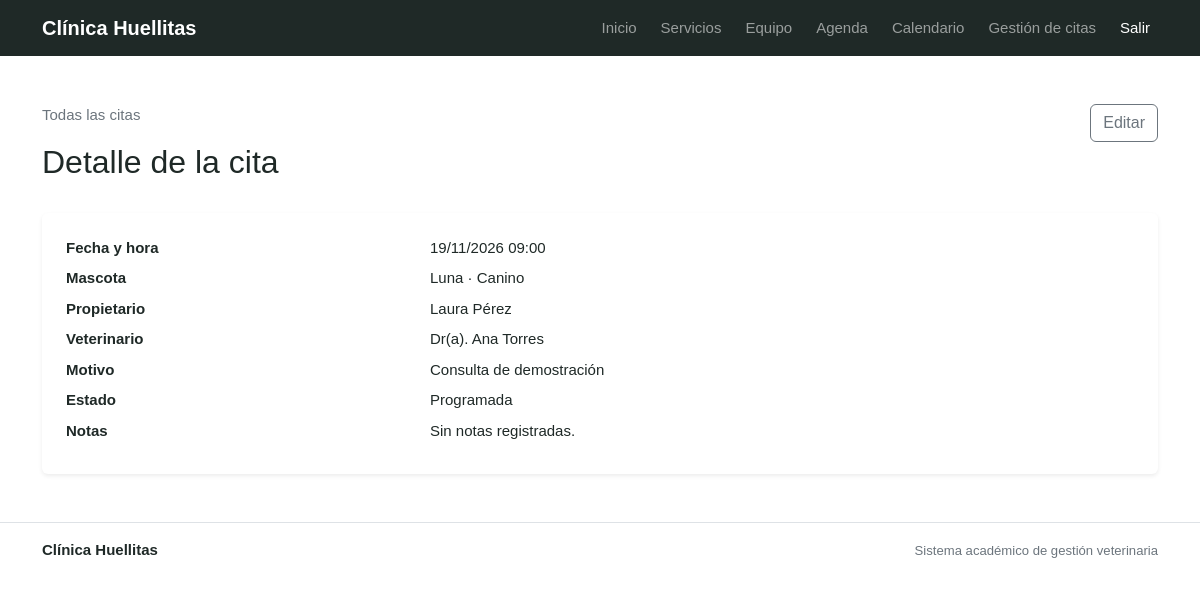
The page /citas/1/ (signed in) on the database its author committed.
### apps/citas/models.py (models this page shows, shortened)
class Cita(models.Model):
    class Estado(models.TextChoices):
        PROGRAMADA = 'PROGRAMADA', 'Programada'
        ATENDIDA = 'ATENDIDA', 'Atendida'
        CANCELADA = 'CANCELADA', 'Cancelada'
    cita_id = models.BigAutoField(
        primary_key=True,
        db_column='pk_cita_id',
    )
    mascota = models.ForeignKey(
        'mascotas.Mascota',
        on_delete=models.PROTECT,
        related_name='citas',
        db_column='fk_mascota_id',
    )
    veterinario = models.ForeignKey(
        'veterinarios.Veterinario',
        on_delete=models.PROTECT,
        related_name='citas',
        db_column='fk_veterinario_id',
    )
    fecha_hora = models.DateTimeField()
    motivo = models.CharField(max_length=180)
    estado = models.CharField(
        max_length=12,
        choices=Estado.choices,
        default=Estado.PROGRAMADA,
    )
    notas = models.TextField(blank=True)
    class Meta:
        db_table = 'tbl_cita'
        ordering = ['-fecha_hora']
        verbose_name = 'cita'
        verbose_name_plural = 'citas'

### apps/mascotas/models.py (models this page shows, shortened)
class Mascota(models.Model):
    mascota_id = models.BigAutoField(primary_key=True, db_column='pk_mascota_id')
    propietario = models.ForeignKey('propietarios_core.Propietario', on_delete=models.PROTECT, related_name='mascotas', db_column='fk_propietario_id')
    nombre = models.CharField(max_length=80)
    especie = models.CharField(max_length=40)
    raza = models.CharField(max_length=60, blank=True)
    sexo = models.CharField(max_length=10, choices=[('M', 'Macho'), ('H', 'Hembra')])
    fecha_nacimiento = models.DateField(null=True, blank=True)
    peso_kg = models.DecimalField(max_digits=6, decimal_places=2, null=True, blank=True)
    activo = models.BooleanField(default=True)
    class Meta:
        db_table = 'tbl_mascota'
        ordering = ['nombre']
        verbose_name = 'mascota'
        verbose_name_plural = 'mascotas'

### apps/propietarios_core/models.py (models this page shows, shortened)
class Propietario(models.Model):
    propietario_id = models.BigAutoField(primary_key=True, db_column='pk_propietario_id')
    usuario = models.OneToOneField('auth.User', on_delete=models.SET_NULL, null=True, blank=True, related_name='perfil_propietario', db_column='fk_usuario_id')
    nombres = models.CharField(max_length=80)
    apellidos = models.CharField(max_length=80)
    documento = models.CharField(max_length=20, unique=True)
    telefono = models.CharField(max_length=20)
    correo = models.EmailField(blank=True)
    direccion = models.CharField(max_length=160)
    class Meta:
        db_table = 'tbl_propietario'
        ordering = ['apellidos', 'nombres']
        verbose_name = 'propietario'
        verbose_name_plural = 'propietarios'

### apps/veterinarios/models.py (models this page shows)
class Veterinario(models.Model):
    veterinario_id = models.BigAutoField(primary_key=True, db_column='pk_veterinario_id')
    usuario = models.OneToOneField('auth.User', on_delete=models.SET_NULL, null=True, blank=True, related_name='perfil_veterinario', db_column='fk_usuario_id')
    nombres = models.CharField(max_length=80)
    apellidos = models.CharField(max_length=80)
    documento = models.CharField(max_length=20, unique=True)
    tarjeta_profesional = models.CharField(max_length=40, unique=True)
    telefono = models.CharField(max_length=20)
    correo = models.EmailField(unique=True)
    especialidad = models.CharField(max_length=80)
    activo = models.BooleanField(default=True)
    class Meta:
        db_table = 'tbl_veterinario'
        ordering = ['apellidos', 'nombres']
        verbose_name = 'veterinario'
        verbose_name_plural = 'veterinarios'
    def __str__(self):
        return f'Dr(a). {self.nombres} {self.apellidos}'

### apps/citas/views.py (the view)
# urls.py: path('<int:cita_id>/', views.detalle, name='detalle'),
@login_required
def detalle(request, cita_id):
    requiere_permiso(request, 'citas.view_cita')
    cita = get_object_or_404(
        citas_visibles(request.user),
        cita_id=cita_id,
    )
    return render(request, 'citas/detalle.html', {'cita': cita})

### apps/citas/views.py (called while the page is built)
def citas_visibles(usuario):
    citas = Cita.objects.select_related(
        'mascota', 'mascota__propietario', 'veterinario'
    )
    if not usuario.is_staff and usuario.groups.filter(name='Veterinario').exists():
        citas = citas.filter(veterinario__usuario=usuario)
    return citas

def requiere_permiso(request, permiso):
    if not request.user.is_staff and not request.user.has_perm(permiso):
        raise PermissionDenied

### config/context_processors.py (called while the page is built)
def portal_roles(request):
    user = request.user
    if not user.is_authenticated:
        return {'portal_es_personal': False}
    return {
        'portal_es_personal': user.is_staff or user.is_superuser or user.groups.filter(name__in=['Recepcionista', 'Veterinario']).exists(),
    }

### templates/citas/detalle.html (shortened to what this page needs)
{% extends 'base.html' %}
{% block content %}
<div class="d-flex flex-wrap justify-content-between align-items-start gap-3 mb-4"><div><a class="link-secondary text-decoration-none" href="{% url 'citas:lista' %}"> Todas las citas</a><h1 class="h2 mt-3">Detalle de la cita</h1></div><div class="d-flex gap-2">{% if perms.citas.change_cita %}<a class="btn btn-outline-secondary" href="{% url 'citas:editar' cita.cita_id %}">Editar</a>{% endif %}{% if perms.citas.delete_cita %}<a class="btn btn-outline-danger" href="{% url 'citas:eliminar' cita.cita_id %}">Eliminar</a>{% endif %}</div></div>
<div class="card border-0 shadow-sm"><div class="card-body p-4"><dl class="row mb-0">
  <dt class="col-sm-4">Fecha y hora</dt><dd class="col-sm-8">{{ cita.fecha_hora|date:'d/m/Y H:i' }}</dd>
  <dt class="col-sm-4">Mascota</dt><dd class="col-sm-8">{{ cita.mascota.nombre }} · {{ cita.mascota.especie }}</dd>
  <dt class="col-sm-4">Propietario</dt><dd class="col-sm-8">{{ cita.mascota.propietario.nombres }} {{ cita.mascota.propietario.apellidos }}</dd>
  <dt class="col-sm-4">Veterinario</dt><dd class="col-sm-8">{{ cita.veterinario }}</dd>
  <dt class="col-sm-4">Motivo</dt><dd class="col-sm-8">{{ cita.motivo }}</dd>
  <dt class="col-sm-4">Estado</dt><dd class="col-sm-8">{{ cita.get_estado_display }}</dd>
  <dt class="col-sm-4">Notas</dt><dd class="col-sm-8">{{ cita.notas|default:'Sin notas registradas.'|linebreaksbr }}</dd>
</dl></div></div>
{% endblock %}

### static/site.css (style rules this page uses)
:root { --ink:#1f2927; --muted:#68726e; --green:#c5e377; --green-dark:#a6ca54; --cream:#f8f7f0; --paper:#fffefa; --line:#dfe2d8; --teal:#244840; --lilac:#e8e1f4; --yellow:#f7e7a9; --blue:#dcecf0; --heading:'Manrope',sans-serif; --body:'DM Sans',sans-serif }
* { box-sizing:border-box }
html { scroll-behavior:smooth }
body { margin:0; background:var(--paper); color:var(--ink); font-family:var(--body); font-size:15px; -webkit-font-smoothing:antialiased }
a { color:inherit; text-decoration:none }
body { color: #1f2927; }
:root { --clinic-dark: #1f2927; --clinic-green: #c5e377; --clinic-paper: #ffffff; --clinic-muted: #68726e; --bs-primary: var(--clinic-dark); --bs-primary-rgb: 31, 41, 39; --bs-success: var(--clinic-green); --bs-success-rgb: 197, 227, 119; --bs-body-bg: var(--clinic-paper); --bs-body-color: var(--clinic-dark); --bs-link-color: #425e32; }
body, .portal-body { color: var(--clinic-dark); background: var(--clinic-paper); }

### rows shown on the page
Cita: fecha_hora "19/11/2026 09:00", mascota.nombre "Luna", mascota.especie "Canino", mascota.propietario.nombres "Laura", mascota.propietario.apellidos "Pérez", veterinario "Dr(a). Ana Torres", motivo "Consulta de demostración", estado "Programada", notas "Sin notas registradas."
